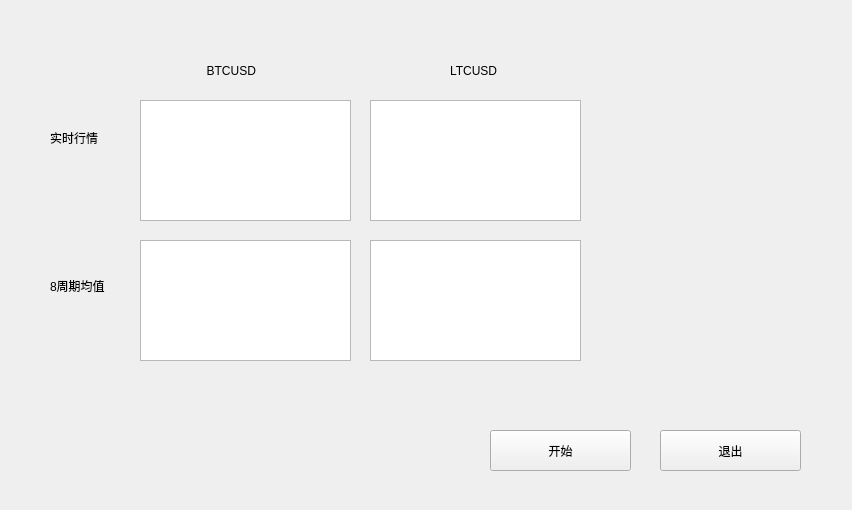
<?xml version="1.0" encoding="UTF-8"?>
<ui version="4.0">
 <class>Form</class>
 <widget class="QWidget" name="Form">
  <property name="geometry">
   <rect>
    <x>0</x>
    <y>0</y>
    <width>852</width>
    <height>510</height>
   </rect>
  </property>
  <property name="windowTitle">
   <string>Form</string>
  </property>
  <widget class="QPushButton" name="pushButton">
   <property name="enabled">
    <bool>true</bool>
   </property>
   <property name="geometry">
    <rect>
     <x>660</x>
     <y>430</y>
     <width>141</width>
     <height>41</height>
    </rect>
   </property>
   <property name="text">
    <string>退出</string>
   </property>
  </widget>
  <widget class="QLabel" name="label">
   <property name="geometry">
    <rect>
     <x>190</x>
     <y>50</y>
     <width>101</width>
     <height>41</height>
    </rect>
   </property>
   <property name="text">
    <string>     BTCUSD</string>
   </property>
  </widget>
  <widget class="QLabel" name="label_2">
   <property name="geometry">
    <rect>
     <x>450</x>
     <y>50</y>
     <width>111</width>
     <height>41</height>
    </rect>
   </property>
   <property name="text">
    <string>LTCUSD</string>
   </property>
  </widget>
  <widget class="QLabel" name="label_3">
   <property name="geometry">
    <rect>
     <x>50</x>
     <y>130</y>
     <width>71</width>
     <height>16</height>
    </rect>
   </property>
   <property name="text">
    <string>实时行情</string>
   </property>
  </widget>
  <widget class="QLabel" name="label_4">
   <property name="geometry">
    <rect>
     <x>50</x>
     <y>270</y>
     <width>81</width>
     <height>31</height>
    </rect>
   </property>
   <property name="text">
    <string>8周期均值</string>
   </property>
  </widget>
  <widget class="QPushButton" name="pushButton_2">
   <property name="geometry">
    <rect>
     <x>490</x>
     <y>430</y>
     <width>141</width>
     <height>41</height>
    </rect>
   </property>
   <property name="text">
    <string>开始</string>
   </property>
  </widget>
  <widget class="QTextEdit" name="textEdit">
   <property name="geometry">
    <rect>
     <x>140</x>
     <y>100</y>
     <width>211</width>
     <height>121</height>
    </rect>
   </property>
  </widget>
  <widget class="QTextEdit" name="textEdit_2">
   <property name="geometry">
    <rect>
     <x>370</x>
     <y>100</y>
     <width>211</width>
     <height>121</height>
    </rect>
   </property>
  </widget>
  <widget class="QTextEdit" name="textEdit_3">
   <property name="geometry">
    <rect>
     <x>140</x>
     <y>240</y>
     <width>211</width>
     <height>121</height>
    </rect>
   </property>
  </widget>
  <widget class="QTextEdit" name="textEdit_4">
   <property name="geometry">
    <rect>
     <x>370</x>
     <y>240</y>
     <width>211</width>
     <height>121</height>
    </rect>
   </property>
  </widget>
 </widget>
 <resources/>
 <connections/>
</ui>
